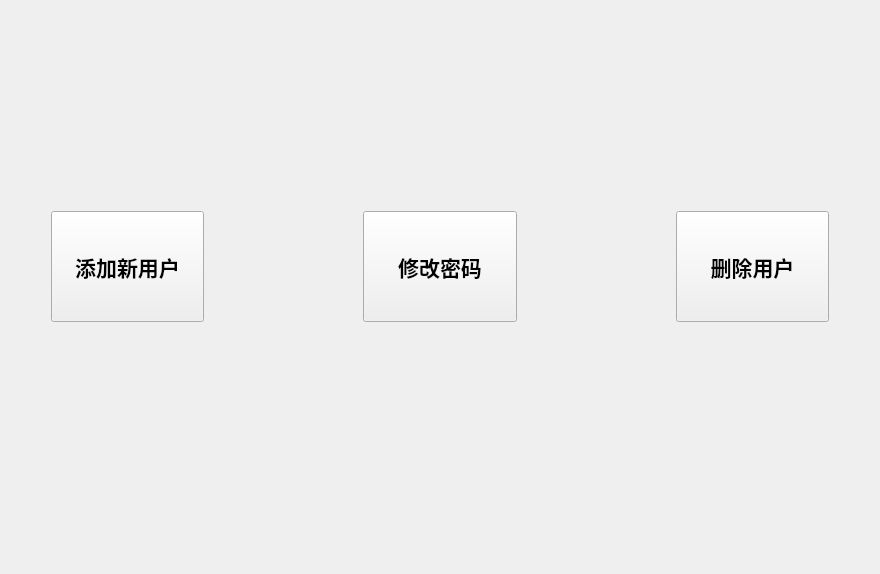
<?xml version="1.0" encoding="UTF-8"?>
<ui version="4.0">
 <class>UserManagement</class>
 <widget class="QWidget" name="UserManagement">
  <property name="geometry">
   <rect>
    <x>0</x>
    <y>0</y>
    <width>880</width>
    <height>574</height>
   </rect>
  </property>
  <property name="windowTitle">
   <string>UserManagement</string>
  </property>
  <layout class="QVBoxLayout" name="verticalLayout_3">
   <item>
    <layout class="QVBoxLayout" name="verticalLayout_2">
     <item>
      <widget class="QLabel" name="label_2">
       <property name="text">
        <string/>
       </property>
      </widget>
     </item>
     <item>
      <spacer name="verticalSpacer">
       <property name="orientation">
        <enum>Qt::Vertical</enum>
       </property>
       <property name="sizeType">
        <enum>QSizePolicy::Fixed</enum>
       </property>
       <property name="sizeHint" stdset="0">
        <size>
         <width>20</width>
         <height>180</height>
        </size>
       </property>
      </spacer>
     </item>
     <item>
      <layout class="QVBoxLayout" name="verticalLayout">
       <item>
        <layout class="QHBoxLayout" name="horizontalLayout">
         <item>
          <spacer name="horizontalSpacer">
           <property name="orientation">
            <enum>Qt::Horizontal</enum>
           </property>
           <property name="sizeType">
            <enum>QSizePolicy::Fixed</enum>
           </property>
           <property name="sizeHint" stdset="0">
            <size>
             <width>40</width>
             <height>20</height>
            </size>
           </property>
          </spacer>
         </item>
         <item>
          <widget class="QPushButton" name="addButton">
           <property name="sizePolicy">
            <sizepolicy hsizetype="Expanding" vsizetype="Expanding">
             <horstretch>0</horstretch>
             <verstretch>0</verstretch>
            </sizepolicy>
           </property>
           <property name="font">
            <font>
             <family>华文中宋</family>
             <pointsize>16</pointsize>
             <weight>75</weight>
             <bold>true</bold>
            </font>
           </property>
           <property name="text">
            <string>添加新用户</string>
           </property>
          </widget>
         </item>
         <item>
          <spacer name="horizontalSpacer_2">
           <property name="orientation">
            <enum>Qt::Horizontal</enum>
           </property>
           <property name="sizeType">
            <enum>QSizePolicy::Expanding</enum>
           </property>
           <property name="sizeHint" stdset="0">
            <size>
             <width>40</width>
             <height>20</height>
            </size>
           </property>
          </spacer>
         </item>
         <item>
          <widget class="QPushButton" name="changeButton">
           <property name="sizePolicy">
            <sizepolicy hsizetype="Expanding" vsizetype="Expanding">
             <horstretch>0</horstretch>
             <verstretch>0</verstretch>
            </sizepolicy>
           </property>
           <property name="font">
            <font>
             <family>华文中宋</family>
             <pointsize>16</pointsize>
             <weight>75</weight>
             <bold>true</bold>
            </font>
           </property>
           <property name="text">
            <string>修改密码</string>
           </property>
          </widget>
         </item>
         <item>
          <spacer name="horizontalSpacer_3">
           <property name="orientation">
            <enum>Qt::Horizontal</enum>
           </property>
           <property name="sizeHint" stdset="0">
            <size>
             <width>40</width>
             <height>20</height>
            </size>
           </property>
          </spacer>
         </item>
         <item>
          <widget class="QPushButton" name="deleteButton">
           <property name="sizePolicy">
            <sizepolicy hsizetype="Expanding" vsizetype="Expanding">
             <horstretch>0</horstretch>
             <verstretch>0</verstretch>
            </sizepolicy>
           </property>
           <property name="font">
            <font>
             <family>华文中宋</family>
             <pointsize>16</pointsize>
             <weight>75</weight>
             <bold>true</bold>
            </font>
           </property>
           <property name="text">
            <string>删除用户</string>
           </property>
          </widget>
         </item>
         <item>
          <spacer name="horizontalSpacer_4">
           <property name="orientation">
            <enum>Qt::Horizontal</enum>
           </property>
           <property name="sizeType">
            <enum>QSizePolicy::Fixed</enum>
           </property>
           <property name="sizeHint" stdset="0">
            <size>
             <width>40</width>
             <height>20</height>
            </size>
           </property>
          </spacer>
         </item>
        </layout>
       </item>
       <item>
        <spacer name="verticalSpacer_3">
         <property name="orientation">
          <enum>Qt::Vertical</enum>
         </property>
         <property name="sizeHint" stdset="0">
          <size>
           <width>20</width>
           <height>40</height>
          </size>
         </property>
        </spacer>
       </item>
       <item>
        <spacer name="verticalSpacer_2">
         <property name="orientation">
          <enum>Qt::Vertical</enum>
         </property>
         <property name="sizeHint" stdset="0">
          <size>
           <width>20</width>
           <height>40</height>
          </size>
         </property>
        </spacer>
       </item>
       <item>
        <widget class="QLabel" name="label">
         <property name="text">
          <string/>
         </property>
        </widget>
       </item>
      </layout>
     </item>
    </layout>
   </item>
  </layout>
 </widget>
 <layoutdefault spacing="6" margin="11"/>
 <resources>
  <include location="QFramer.qrc"/>
 </resources>
 <connections/>
</ui>
